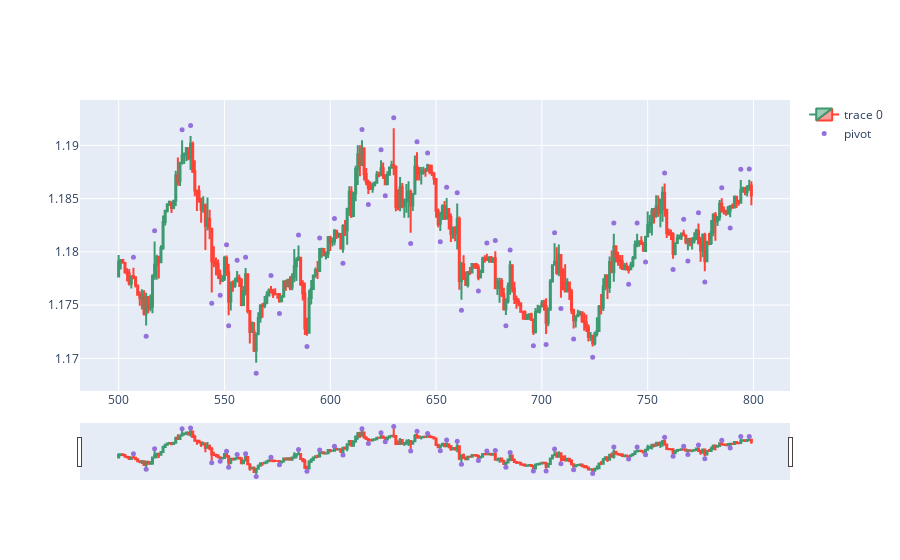

Write notebook code for a chart like this one.
### Code cell
import plotly.graph_objects as go
from plotly.subplots import make_subplots
from datetime import datetime
dfpl = df[500:800]
fig = go.Figure(data=[go.Candlestick(x=dfpl.index,
                open=dfpl['open'],
                high=dfpl['high'],
                low=dfpl['low'],
                close=dfpl['close'])])

fig.add_scatter(x=dfpl.index, y=dfpl['pointpos'], mode="markers",
                marker=dict(size=5, color="MediumPurple"),
                name="pivot")
#fig.update_layout(xaxis_rangeslider_visible=False)
fig.show()

### Figure 1 — Plotly figure (JSON) as saved in the notebook; plotly's stock layout.template omitted (floating-point values rounded to 4 significant figures; data arrays with more than 128 entries replaced by an {"elided": "..."} marker saying what was removed)
{"data": [{"close": {"elided": "300 float values"}, "high": {"elided": "300 float values"}, "low": {"elided": "300 float values"}, "open": {"elided": "300 float values"}, "type": "candlestick", "x": {"elided": "300 int values"}}, {"marker": {"color": "MediumPurple", "size": 5}, "mode": "markers", "name": "pivot", "type": "scatter", "x": {"elided": "300 int values"}, "y": {"elided": "300 float values"}}], "layout": {}}
